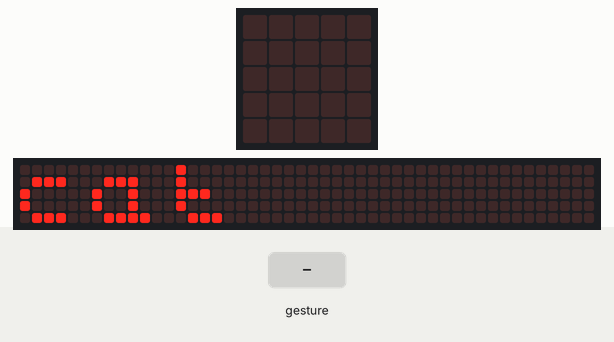
A program run on a simulated BBC micro:bit (MakeCode). Shown: the board's 5×5 LED display, a strip that is not on the board, showing the scrolling text unrolled. Inputs (shaded band) come from the test bench. A tilt is held for 1.5 s and a shake lasts 1 s, then the board lies face up again; the 48×5 strip is a reading aid, not a part: it shows the text the display is scrolling, unrolled, one strip-width of it at a time.

Above: at 5.5 s.
7.0 s: gesture 'logo up'
At 7.32 s:
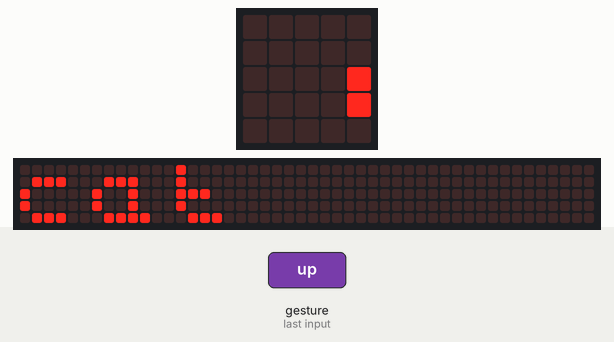
8.7 s: gesture 'logo down'
At 9.27 s:
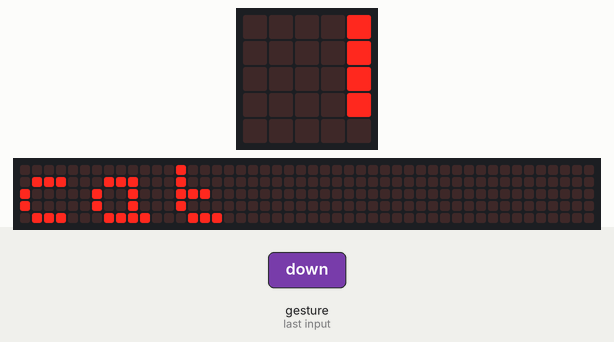
11.0 s: gesture 'logo up'
At 11.17 s:
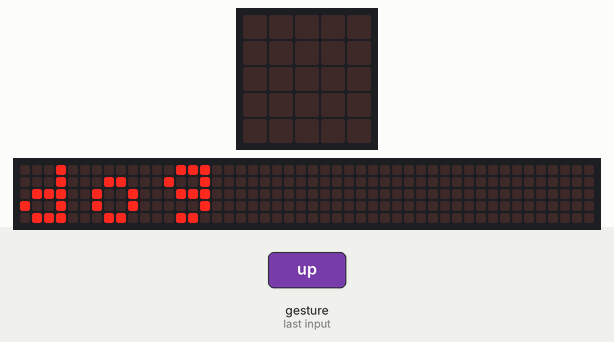
13.0 s: gesture 'logo down'
At 13.27 s:
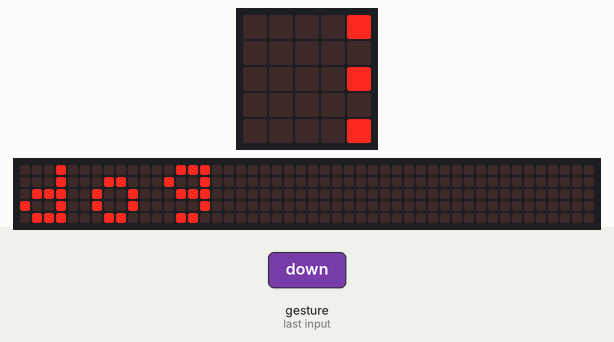
15.1 s: gesture 'logo up'
At 15.27 s:
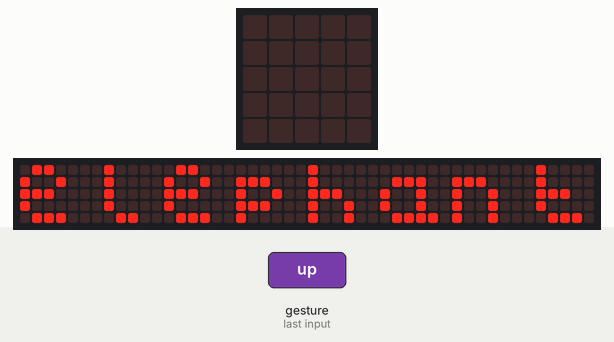
17.1 s: gesture 'logo down'
At 17.37 s:
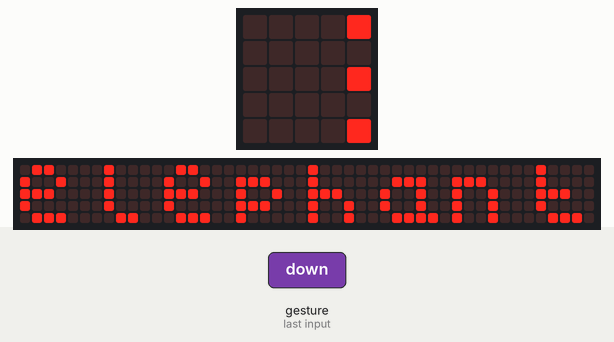

The program:

main.ts
```typescript
input.onGesture(Gesture.LogoUp, function () {
    basic.showString("" + (animals[index]))
})
input.onGesture(Gesture.LogoDown, function () {
    basic.clearScreen()
    if (index < animals.length - 1) {
        index += 1
    } else {
        game.gameOver()
    }
})
let index = 0
let animals: string[] = []
animals = ["cat", "dog", "elephant", "bird", "bear", "giraffe"]
basic.showNumber(index + 1)
basic.showLeds(`
    . # # # .
    . # . # .
    . . . # .
    . . . . .
    . . # . .
    `)
basic.pause(1000)
basic.showString("" + (animals[index]))
basic.forever(function () {

})
```

test.ts
```typescript
// テストはここに来ます。このパッケージが拡張機能として使用されるときにはコンパイルされません。
```

Measured:
- after the input at 7.0 s, the display: first changes after 0.10 s (image 1 shows a later state)
- after the input at 11.0 s, the display: changes after 0.10 s (image 3)
- after the input at 15.1 s, the display: changes after 0.10 s (image 5)
- after the input at 17.1 s, the display: first differs from a run without the input after 0.10 s (image 6 shows a later state)
